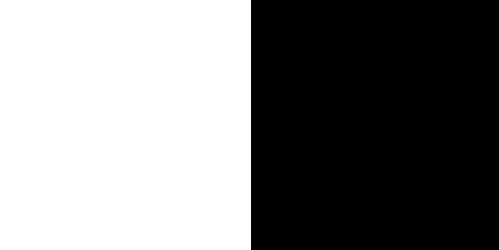
#> input picture 13-Bitwise.py/bit1.png, 499 x 250 px
$ python 01-Bitwise_AND.py
#> lines starting #> are read from the running program, lines starting #| are printed output that depends on the picture; after the words box and inside, x2 and y2 are one past the last pixel; in counts of white or black regions, pixels touching at a corner belong together
import cv2

img1 = cv2.imread("bit1.png")
#> img1 is the input picture: shape (250, 499, 3); 50.3% white; 1 black region, box (x1, y1, x2, y2) and area: (251, 0, 499, 250) 62000
img2 = cv2.imread("bit2.png")
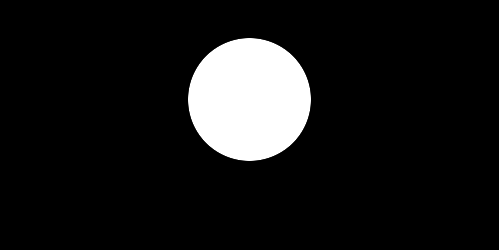
#> input picture 13-Bitwise.py/bit2.png, 499 x 250 px
#> img2 is the input picture: shape (250, 499, 3); min 0, max 255, mean 24.2


and_ = cv2.bitwise_and(img1, img2)
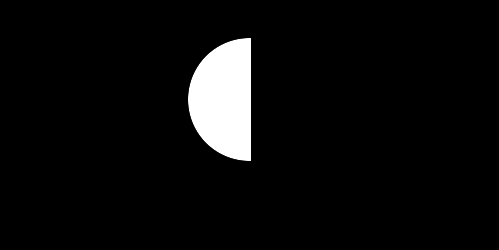
#> and_: shape (250, 499, 3); min 0, max 255, mean 12.5
cv2.imshow("and", and_)


cv2.imshow("bit1", img1)
cv2.imshow("bit2", img2)

cv2.waitKey(0)
cv2.destroyAllWindows()


# white = 1, black = 0
# 1 & 1 = 1 , 1 & 0 = 0
